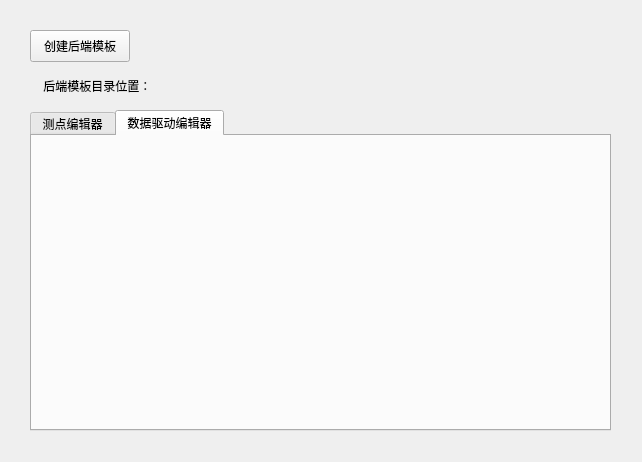
<?xml version="1.0" encoding="UTF-8"?>
<ui version="4.0">
 <class>BackendEditorModeMainWidget</class>
 <widget class="QWidget" name="BackendEditorModeMainWidget">
  <property name="geometry">
   <rect>
    <x>0</x>
    <y>0</y>
    <width>642</width>
    <height>462</height>
   </rect>
  </property>
  <property name="windowTitle">
   <string>Form</string>
  </property>
  <widget class="QWidget" name="formLayoutWidget">
   <property name="geometry">
    <rect>
     <x>10</x>
     <y>10</y>
     <width>621</width>
     <height>441</height>
    </rect>
   </property>
   <layout class="QFormLayout" name="formLayout">
    <property name="horizontalSpacing">
     <number>15</number>
    </property>
    <property name="verticalSpacing">
     <number>15</number>
    </property>
    <property name="leftMargin">
     <number>20</number>
    </property>
    <property name="topMargin">
     <number>20</number>
    </property>
    <property name="rightMargin">
     <number>20</number>
    </property>
    <property name="bottomMargin">
     <number>20</number>
    </property>
    <item row="0" column="0">
     <widget class="QPushButton" name="pbCreateTemplate">
      <property name="sizePolicy">
       <sizepolicy hsizetype="Preferred" vsizetype="Preferred">
        <horstretch>0</horstretch>
        <verstretch>0</verstretch>
       </sizepolicy>
      </property>
      <property name="minimumSize">
       <size>
        <width>100</width>
        <height>32</height>
       </size>
      </property>
      <property name="text">
       <string>创建后端模板</string>
      </property>
     </widget>
    </item>
    <item row="2" column="0" colspan="2">
     <widget class="QTabWidget" name="twConfigEditorsArea">
      <property name="sizePolicy">
       <sizepolicy hsizetype="Expanding" vsizetype="Expanding">
        <horstretch>0</horstretch>
        <verstretch>0</verstretch>
       </sizepolicy>
      </property>
      <property name="currentIndex">
       <number>1</number>
      </property>
      <widget class="QWidget" name="tagsConfigEditor">
       <attribute name="title">
        <string>测点编辑器</string>
       </attribute>
       <widget class="QWidget" name="verticalLayoutWidget">
        <property name="geometry">
         <rect>
          <x>19</x>
          <y>9</y>
          <width>551</width>
          <height>271</height>
         </rect>
        </property>
        <layout class="QVBoxLayout" name="tagsLayout"/>
       </widget>
      </widget>
      <widget class="QWidget" name="driversConfigEditor">
       <attribute name="title">
        <string>数据驱动编辑器</string>
       </attribute>
       <widget class="QWidget" name="verticalLayoutWidget_2">
        <property name="geometry">
         <rect>
          <x>19</x>
          <y>9</y>
          <width>551</width>
          <height>281</height>
         </rect>
        </property>
        <layout class="QVBoxLayout" name="driversLayout"/>
       </widget>
      </widget>
     </widget>
    </item>
    <item row="0" column="1">
     <spacer name="horizontalSpacer">
      <property name="orientation">
       <enum>Qt::Horizontal</enum>
      </property>
      <property name="sizeHint" stdset="0">
       <size>
        <width>40</width>
        <height>20</height>
       </size>
      </property>
     </spacer>
    </item>
    <item row="1" column="0">
     <widget class="QLabel" name="lbTemplatePath">
      <property name="sizePolicy">
       <sizepolicy hsizetype="Expanding" vsizetype="Fixed">
        <horstretch>0</horstretch>
        <verstretch>0</verstretch>
       </sizepolicy>
      </property>
      <property name="text">
       <string>    后端模板目录位置：</string>
      </property>
     </widget>
    </item>
   </layout>
  </widget>
 </widget>
 <resources/>
 <connections/>
</ui>
